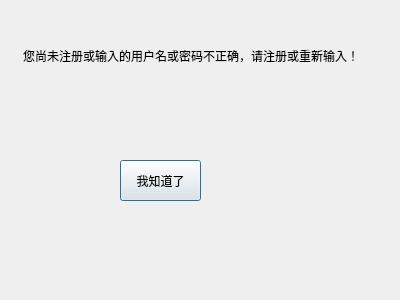
<?xml version="1.0" encoding="UTF-8"?>
<ui version="4.0">
 <class>IdOrPasswordNotMatchDialog</class>
 <widget class="QDialog" name="IdOrPasswordNotMatchDialog">
  <property name="geometry">
   <rect>
    <x>0</x>
    <y>0</y>
    <width>400</width>
    <height>300</height>
   </rect>
  </property>
  <property name="windowTitle">
   <string>Dialog</string>
  </property>
  <widget class="QLabel" name="label">
   <property name="geometry">
    <rect>
     <x>23</x>
     <y>10</y>
     <width>361</width>
     <height>91</height>
    </rect>
   </property>
   <property name="text">
    <string>您尚未注册或输入的用户名或密码不正确，请注册或重新输入！</string>
   </property>
  </widget>
  <widget class="QPushButton" name="pushButton">
   <property name="geometry">
    <rect>
     <x>120</x>
     <y>160</y>
     <width>81</width>
     <height>41</height>
    </rect>
   </property>
   <property name="text">
    <string>我知道了</string>
   </property>
  </widget>
 </widget>
 <resources/>
 <connections/>
</ui>
